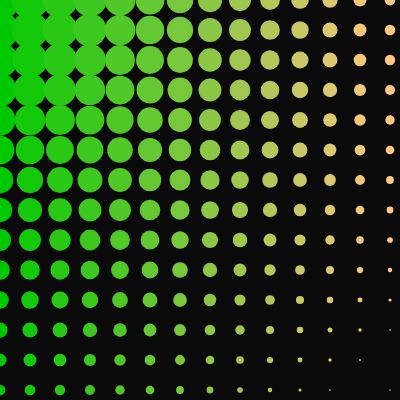
Frame 1 (no input)
Frame 60 (no input): identical to frame 1, image omitted
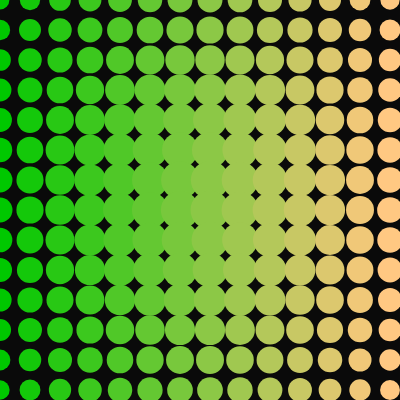
Frame 120 (the mouse pressed at the canvas centre since frame 60)

The p5.js sketch that drew these frames (run headless with seeded random() and noise() and a simulated clock; from frame 60 on, the mouse is pressed at the canvas centre):

// p5.js sketch
// ── sketch.js
// Inspired by https://editor.p5js.org/jpcaldwell/sketches/_QUB2xdZD

function setup() {
  createCanvas(400, 400);
  noStroke();
  fill(40, 200, 40);
}

function draw() {
 background(10); // translucent background (creates trails)
  i = 0
  j = 0
  // make a x and y grid of ellipses
  for (let x = 0; x <= width; x = x + 30) {
    for (let y = 0; y <= height; y = y + 30) {
      let distance = dist(mouseX, mouseY, x, y);
      let diameter = map(distance, 0, max(width, height), 40, 10);
      
      fill(j, 200, i);
      circle(x, y, diameter); // draw particle
    }
    i = i + 10
    j = j + 20
  }
}
